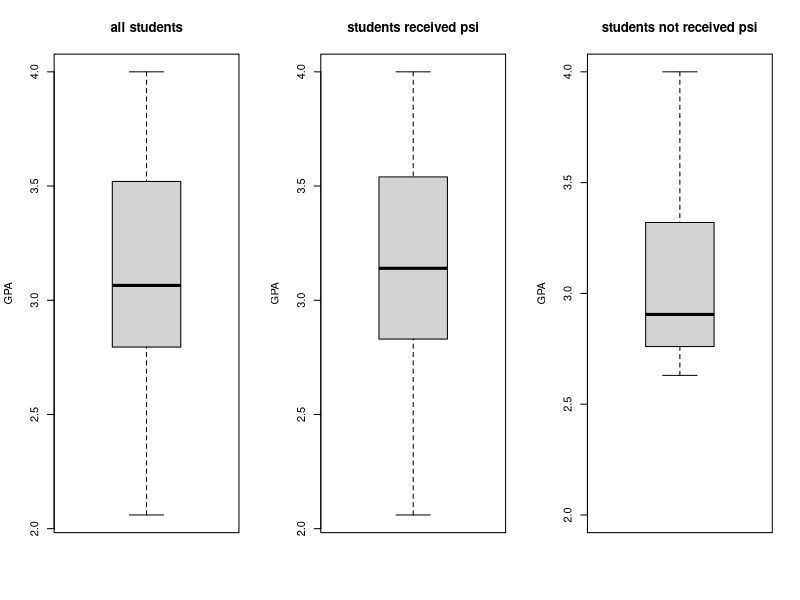
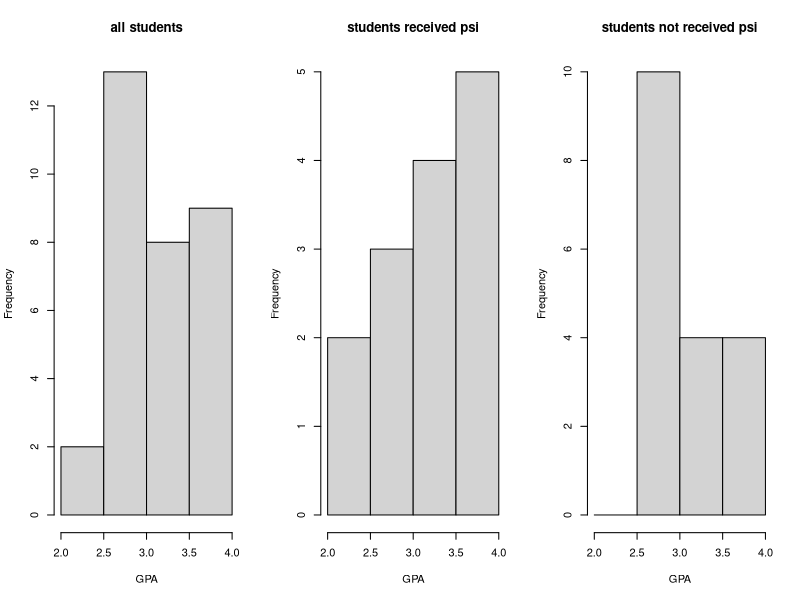
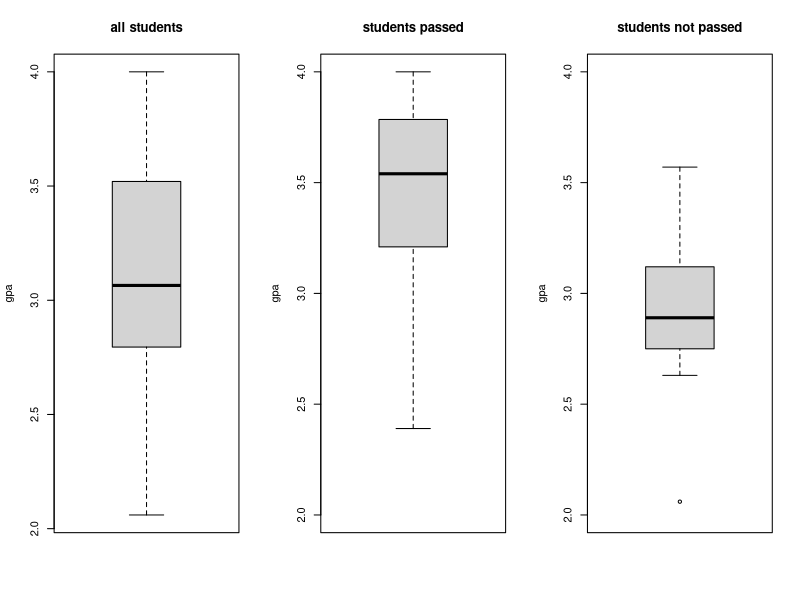
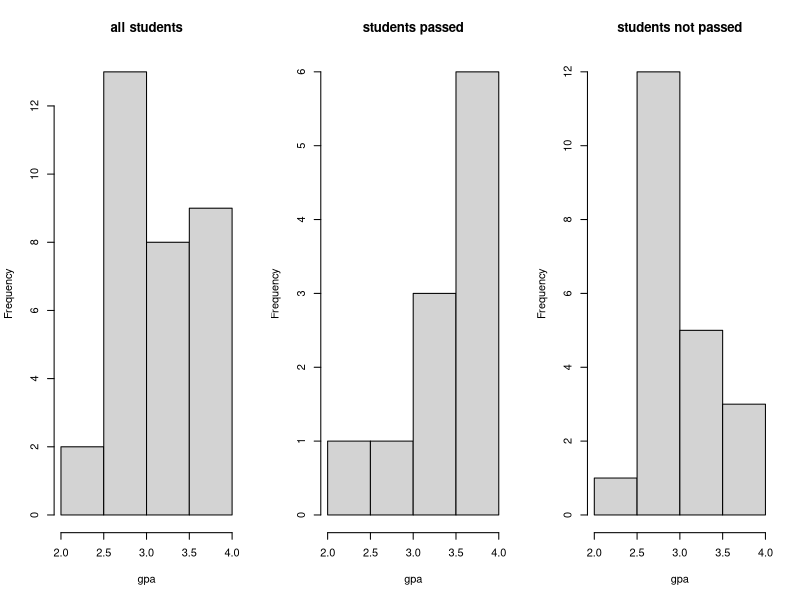
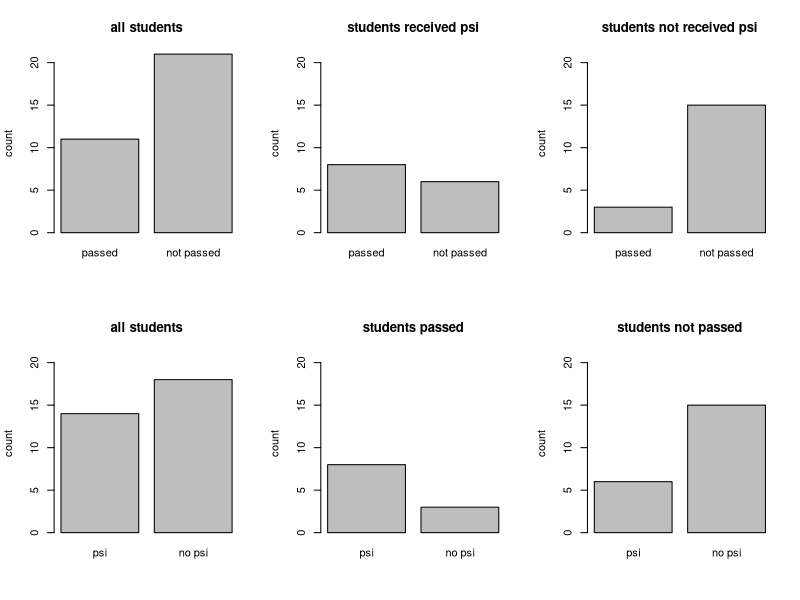
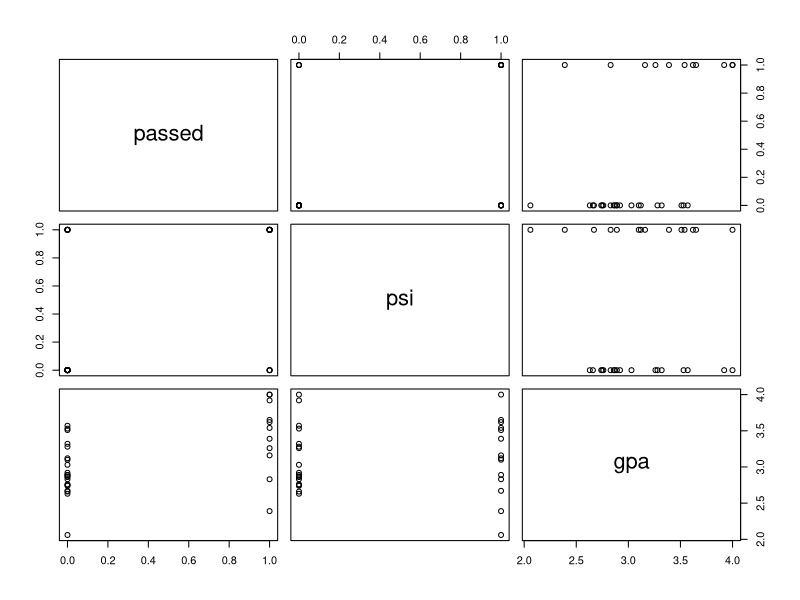
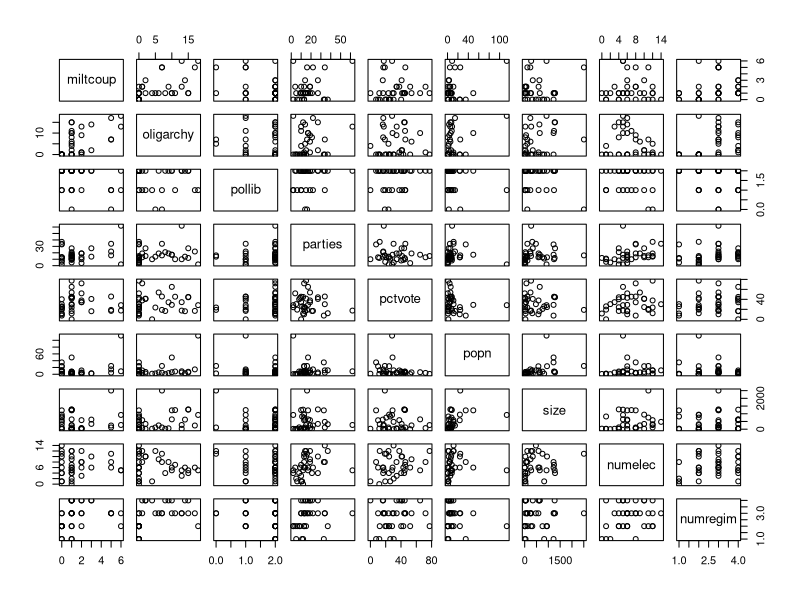
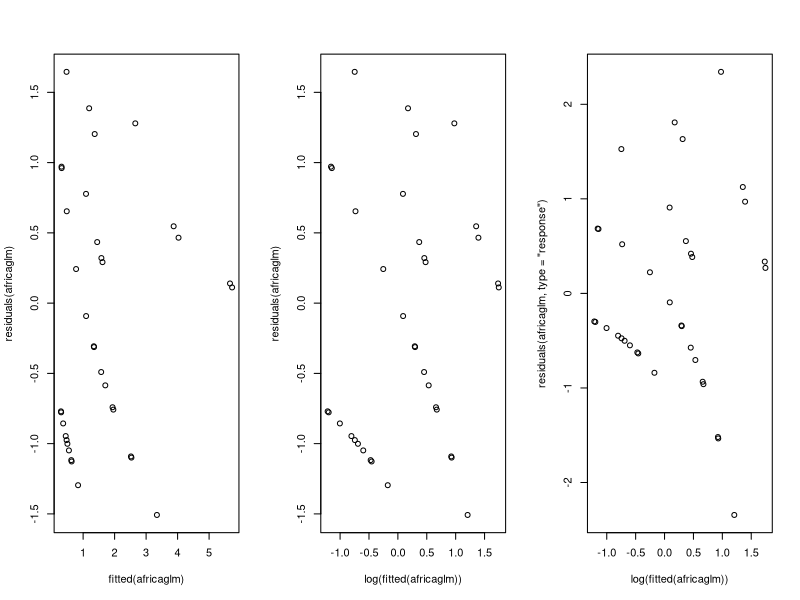

These figures' R source, in order:
## ---- chunk 1
knitr::opts_chunk$set(echo = FALSE)
knitr::opts_chunk$set(fig.width=8, fig.height=4) 
## ---- chunk 2
data = read.table("psi.txt", header = TRUE);
data_psi = subset(data, psi == 1)
data_no_psi = subset(data, psi == 0)
par(mfrow=c(1,3))
boxplot(data$gpa,ylab="GPA",main="all students")
boxplot(data_psi$gpa,ylab="GPA",main="students received psi")
boxplot(data_no_psi$gpa,ylab="GPA",main="students not received psi",ylim=c(2.0,4.0))
hist(data$gpa,xlab="GPA",main="all students")
hist(data_psi$gpa,xlab="GPA",main="students received psi")
hist(data_no_psi$gpa,xlab="GPA",main="students not received psi", breaks = c(2.0,2.5,3.0,3.5,4.0))
## ---- chunk 3
data_passed = subset(data, passed == 1)
data_not_passed = subset(data, passed == 0)
par(mfrow=c(1,3))
boxplot(data$gpa,ylab="gpa",main="all students")
boxplot(data_passed$gpa,ylab="gpa",main="students passed",ylim=c(2.0,4.0))
boxplot(data_not_passed$gpa,ylab="gpa",main="students not passed",ylim=c(2.0,4.0))
hist(data$gpa,xlab="gpa",main="all students")
hist(data_passed$gpa,xlab="gpa",main="students passed")
hist(data_not_passed$gpa,xlab="gpa",main="students not passed", breaks = c(2.0,2.5,3.0,3.5,4.0))
## ---- chunk 4
tot=xtabs(~passed+psi, data=data)
tot


par(mfrow=c(2,3))
barplot(c(nrow(data_passed),nrow(data_not_passed)),ylim=c(0,21),main="all students",ylab="count",names.arg=c("passed","not passed"))
barplot(c( nrow(subset(data_psi, passed == 1)),nrow(subset(data_psi,passed == 0))),ylim=c(0,21),main="students received psi",ylab="count",names.arg=c("passed","not passed"))
barplot(c( nrow(subset(data_no_psi, passed == 1)),nrow(subset(data_no_psi,passed == 0))),ylim=c(0,21),main="students not received psi",ylab="count",names.arg=c("passed","not passed"))
barplot(c(nrow(data_psi),nrow(data_no_psi)),ylim=c(0,21),main="all students",ylab="count",names.arg=c("psi","no psi"))
barplot(c( nrow(subset(data_passed, psi == 1)),nrow(subset(data_passed,psi == 0))),ylim=c(0,21),main="students passed",ylab="count",names.arg=c("psi","no psi"))
barplot(c( nrow(subset(data_not_passed, psi == 1)),nrow(subset(data_not_passed,psi == 0))),ylim=c(0,21),main="students not passed",ylab="count",names.arg=c("psi","no psi"))
## ---- chunk 5
plot(data)
## ---- chunk 6
#model <- glm(psi~passed+gpa,data=data,family=binomial)
#summary(model)
## ---- chunk 7
data$passed = factor(data$passed)
data$psi = factor(data$psi)
model <- glm(passed~gpa+psi,data=data,family=binomial)
drop1(model,test="Chisq")
summary(model)
## ---- chunk 8
students_gpa_3 = subset(data, gpa >= 3 & gpa < 4)
gpa_3_psi = subset(students_gpa_3, psi == 1)
gpa_3_psi_pass = subset(gpa_3_psi, passed == 1)
gpa_3_no_psi = subset(students_gpa_3, psi == 0)
gpa_3_no_psi_pass = subset(gpa_3_no_psi, passed == 1)
#p1 = nrow(gpa_3_psi_pass)/nrow(gpa_3_psi); p1
#p2 = nrow(gpa_3_no_psi_pass)/nrow(gpa_3_no_psi); p2
## ---- chunk 9
psi = subset(data, psi == 1)
psi_pass = subset(psi, passed == 1)
no_psi = subset(data, psi == 0)
no_psi_pass = subset(no_psi, passed == 1)
#p1 = nrow(psi_pass)/nrow(psi); p1
#p2 = nrow(no_psi_pass)/nrow(no_psi); p2
#o1 = p1 / (1 - p1); o1
#o2 = p2 / (1 - p2); o2
#rco = (o1 - o2) / o2 * 100; rco
## ---- chunk 10
x=matrix(c(3,15,8,6),2,2); x
fisher.test(x)
## ---- chunk 11
africa = read.table("africa.txt", header = TRUE)
plot(africa)
africa$pollib = factor(africa$pollib)
africaglm=glm(miltcoup~oligarchy+pollib+parties+pctvote+popn+size+numelec+numregim, family=poisson,data=africa)
summary(africaglm)
## ---- chunk 12
par(mfrow=c(1,3))
plot(fitted(africaglm),residuals(africaglm))
plot(log(fitted(africaglm)),residuals(africaglm))
plot(log(fitted(africaglm)),residuals(africaglm, type="response"))
## ---- chunk 13
summary(glm(miltcoup~oligarchy+pollib+parties+pctvote+popn+size+numelec+numregim, family=poisson,data=africa))
summary(glm(miltcoup~oligarchy+pollib+parties+pctvote+popn+size+numregim, family=poisson,data=africa))
summary(glm(miltcoup~oligarchy+pollib+parties+pctvote+popn+size, family=poisson,data=africa))
summary(glm(miltcoup~oligarchy+pollib+parties+pctvote+popn, family=poisson,data=africa))
summary(glm(miltcoup~oligarchy+pollib+parties+pctvote, family=poisson,data=africa))
summary(glm(miltcoup~oligarchy+pollib+parties, family=poisson,data=africa))
africaglm2=glm(miltcoup~oligarchy+pollib+parties, family=poisson,data=africa)
with(summary(africaglm2), 1 - deviance/null.deviance)
summary(africaglm2)
par(mfrow=c(1,3))
plot(fitted(africaglm2),residuals(africaglm2))
plot(log(fitted(africaglm2)),residuals(africaglm2))
plot(log(fitted(africaglm2)),residuals(africaglm2, type="response"))
